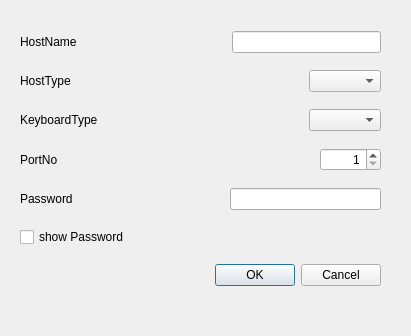
<?xml version="1.0" encoding="UTF-8"?>
<ui version="4.0">
 <class>ConnectToServerDialog</class>
 <widget class="QDialog" name="ConnectToServerDialog">
  <property name="geometry">
   <rect>
    <x>0</x>
    <y>0</y>
    <width>411</width>
    <height>336</height>
   </rect>
  </property>
  <property name="windowTitle">
   <string>connect To Server</string>
  </property>
  <widget class="QWidget" name="layoutWidget">
   <property name="geometry">
    <rect>
     <x>20</x>
     <y>20</y>
     <width>361</width>
     <height>281</height>
    </rect>
   </property>
   <layout class="QVBoxLayout" name="verticalLayout">
    <item>
     <layout class="QHBoxLayout" name="horizontalLayout">
      <item>
       <widget class="QLabel" name="label_hostname">
        <property name="text">
         <string>HostName</string>
        </property>
        <property name="buddy">
         <cstring>lineEdit_hostname</cstring>
        </property>
       </widget>
      </item>
      <item>
       <spacer name="horizontalSpacer">
        <property name="orientation">
         <enum>Qt::Horizontal</enum>
        </property>
        <property name="sizeHint" stdset="0">
         <size>
          <width>40</width>
          <height>20</height>
         </size>
        </property>
       </spacer>
      </item>
      <item>
       <widget class="QLineEdit" name="lineEdit_hostname"/>
      </item>
     </layout>
    </item>
    <item>
     <layout class="QHBoxLayout" name="horizontalLayout_2">
      <item>
       <widget class="QLabel" name="label_hosttype">
        <property name="text">
         <string>HostType</string>
        </property>
        <property name="buddy">
         <cstring>comboBox_hosttype</cstring>
        </property>
       </widget>
      </item>
      <item>
       <spacer name="horizontalSpacer_2">
        <property name="orientation">
         <enum>Qt::Horizontal</enum>
        </property>
        <property name="sizeHint" stdset="0">
         <size>
          <width>40</width>
          <height>20</height>
         </size>
        </property>
       </spacer>
      </item>
      <item>
       <widget class="QComboBox" name="comboBox_hosttype"/>
      </item>
     </layout>
    </item>
    <item>
     <layout class="QHBoxLayout" name="horizontalLayout_5">
      <item>
       <widget class="QLabel" name="label_keyboardtype">
        <property name="text">
         <string>KeyboardType</string>
        </property>
        <property name="buddy">
         <cstring>comboBox_keyboardtype</cstring>
        </property>
       </widget>
      </item>
      <item>
       <spacer name="horizontalSpacer_5">
        <property name="orientation">
         <enum>Qt::Horizontal</enum>
        </property>
        <property name="sizeHint" stdset="0">
         <size>
          <width>40</width>
          <height>20</height>
         </size>
        </property>
       </spacer>
      </item>
      <item>
       <widget class="QComboBox" name="comboBox_keyboardtype"/>
      </item>
     </layout>
    </item>
    <item>
     <layout class="QHBoxLayout" name="horizontalLayout_3">
      <item>
       <widget class="QLabel" name="label_portno">
        <property name="text">
         <string>PortNo</string>
        </property>
        <property name="buddy">
         <cstring>spinBox_portno</cstring>
        </property>
       </widget>
      </item>
      <item>
       <spacer name="horizontalSpacer_3">
        <property name="orientation">
         <enum>Qt::Horizontal</enum>
        </property>
        <property name="sizeType">
         <enum>QSizePolicy::Expanding</enum>
        </property>
        <property name="sizeHint" stdset="0">
         <size>
          <width>40</width>
          <height>20</height>
         </size>
        </property>
       </spacer>
      </item>
      <item>
       <widget class="QSpinBox" name="spinBox_portno">
        <property name="alignment">
         <set>Qt::AlignRight|Qt::AlignTrailing|Qt::AlignVCenter</set>
        </property>
        <property name="minimum">
         <number>1</number>
        </property>
        <property name="maximum">
         <number>65535</number>
        </property>
       </widget>
      </item>
     </layout>
    </item>
    <item>
     <layout class="QHBoxLayout" name="horizontalLayout_4">
      <item>
       <widget class="QLabel" name="label_password">
        <property name="text">
         <string>Password</string>
        </property>
        <property name="buddy">
         <cstring>lineEdit_password</cstring>
        </property>
       </widget>
      </item>
      <item>
       <spacer name="horizontalSpacer_4">
        <property name="orientation">
         <enum>Qt::Horizontal</enum>
        </property>
        <property name="sizeHint" stdset="0">
         <size>
          <width>40</width>
          <height>20</height>
         </size>
        </property>
       </spacer>
      </item>
      <item>
       <widget class="QLineEdit" name="lineEdit_password">
        <property name="inputMethodHints">
         <set>Qt::ImhHiddenText|Qt::ImhNoAutoUppercase|Qt::ImhNoPredictiveText|Qt::ImhSensitiveData</set>
        </property>
        <property name="maxLength">
         <number>16</number>
        </property>
        <property name="echoMode">
         <enum>QLineEdit::Password</enum>
        </property>
       </widget>
      </item>
     </layout>
    </item>
    <item>
     <widget class="QCheckBox" name="checkBox_showPassword">
      <property name="text">
       <string>show Password</string>
      </property>
     </widget>
    </item>
    <item>
     <widget class="QDialogButtonBox" name="buttonBox">
      <property name="orientation">
       <enum>Qt::Horizontal</enum>
      </property>
      <property name="standardButtons">
       <set>QDialogButtonBox::Cancel|QDialogButtonBox::Ok</set>
      </property>
     </widget>
    </item>
   </layout>
  </widget>
 </widget>
 <tabstops>
  <tabstop>lineEdit_hostname</tabstop>
  <tabstop>comboBox_hosttype</tabstop>
  <tabstop>comboBox_keyboardtype</tabstop>
  <tabstop>spinBox_portno</tabstop>
  <tabstop>lineEdit_password</tabstop>
  <tabstop>checkBox_showPassword</tabstop>
 </tabstops>
 <resources/>
 <connections>
  <connection>
   <sender>buttonBox</sender>
   <signal>accepted()</signal>
   <receiver>ConnectToServerDialog</receiver>
   <slot>accept()</slot>
   <hints>
    <hint type="sourcelabel">
     <x>249</x>
     <y>299</y>
    </hint>
    <hint type="destinationlabel">
     <x>157</x>
     <y>274</y>
    </hint>
   </hints>
  </connection>
  <connection>
   <sender>buttonBox</sender>
   <signal>rejected()</signal>
   <receiver>ConnectToServerDialog</receiver>
   <slot>reject()</slot>
   <hints>
    <hint type="sourcelabel">
     <x>317</x>
     <y>299</y>
    </hint>
    <hint type="destinationlabel">
     <x>286</x>
     <y>274</y>
    </hint>
   </hints>
  </connection>
 </connections>
</ui>
